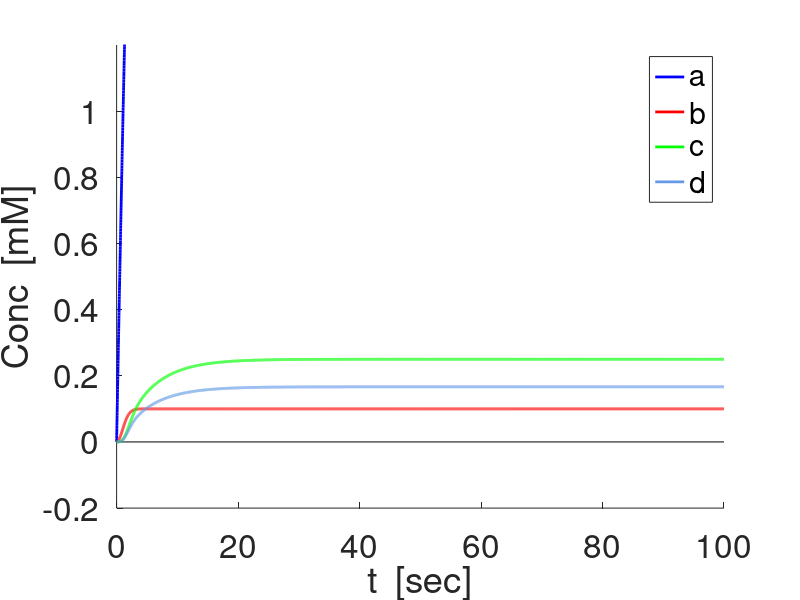

The MATLAB script that drew this image:
% 2022-02-03
% Chemical Reaction Networks
% Ingalls BP, Mathematical models in systems biology, MIT Press, 2013

% Numerical method: Modified Euler (Runge-Kutta order 2, used even for
% linear equations for uniformity purposes)

clearvars;
close all;

lightblueish = [.4 .6 .9];
lightcoral = [0.94 0.5 0.5];
lightsalmon = [0.9 0.5 0.4];
lightgray = [.7 .7 .7];
darkgray = [.3 .3 .3];
darkgray2 = [.1 .1 .1];
mediumacquamarine = [0.4 0.8 0.6];

% [t] = sec

MDL = 5;
        % 1: Decay (Example I, eq. 2.2)
        % 2: Production & Decay (Example II, eq. 2.5)
        % 3: Irreversible converstion (Example III, eq. )
        % 4: Reversible conversion (Example IV, eqs. 2.8-2.9)
        % 5: Network example (eq. 2.17)
        %    ChemicalNetwork02_Ingalls.m
        % 6: Network example (eq. 2.19) - Rapid equilibrium assumption
        %    ChemicalNetwork02_Ingalls.m

if MDL == 1

    % Parameters
    
    k = 1;
    
    % Time definitions
    
    Tmax = 20;
    dt = 0.01;
    t = 0:dt:Tmax;
    
    % Numerical solution
    
    a = zeros(1,length(t));
    
    a(1) = 1;
    
    for j=1:length(t)-1
        kaux1a = -k*a(j);
        auxa = a(j)+kaux1a*dt;
        kaux2a = -k*auxa;
        a(j+1) = a(j)+(kaux1a+kaux2a)*dt/2;
    end
   
    
    figure
    hold on
    plot(t,a,'-b','linewidth',2);
    plot([0 Tmax],[0 0],'-k');
    plot(t,a,'-b','linewidth',2);
    axis([0 Tmax -0.2 1.2]);
    set(gca,'fontsize',24);
    xlabel('t  [sec]');
    ylabel('Conc  [mM]');
    legend('a');
    
elseif MDL == 2
    
    % Parameters
    
    k0 = 5;
    k1 = 10;
    
    % Time definitions
    
    Tmax = 20;
    dt = 0.01;
    t = 0:dt:Tmax;
    
    % Numerical solution
    
    a = zeros(1,length(t));
    
    a(1) = 1;
    
    for j=1:length(t)-1
        kaux1a = k0-k1*a(j);
        auxa = a(j)+kaux1a*dt;
        kaux2a = k0-k1*auxa;
        a(j+1) = a(j)+(kaux1a+kaux2a)*dt/2;
    end
 
    figure
    hold on
    plot(t,a,'-b','linewidth',2);
    plot([0 Tmax],[0 0],'-k');
    plot(t,a,'-b','linewidth',2);
    axis([0 Tmax -0.2 2.5]);
    set(gca,'fontsize',24);
    xlabel('t  [sec]');
    ylabel('Conc  [mM]');
    legend('a');
    
elseif MDL == 3
    
    % Parameters
    
    k = 10;
    
    % Time definitions
    
    Tmax = 20;
    dt = 0.01;
    t = 0:dt:Tmax;
    
    % Numerical solution
    
    a = zeros(1,length(t));
    
    a(1) = 1;
    b(1) = 0;
    
    for j=1:length(t)-1
        kaux1a = -k*a(j);
        auxa = a(j)+kaux1a*dt;
        kaux2a = -k*auxa;
        a(j+1) = a(j)+(kaux1a+kaux2a)*dt/2;
    end
   
    b = a(1)+b(1)-a;
    
    figure
    hold on
    plot(t,a,'-b','linewidth',2);
    plot(t,b,'-r','linewidth',2);
    plot([0 Tmax],[0 0],'-k');
    plot(t,a,'-b','linewidth',2);
    axis([0 Tmax -0.2 1.2]);
    set(gca,'fontsize',24);
    xlabel('t  [sec]');
    ylabel('Conc  [mM]');
    legend('a','b');
    
elseif MDL == 4
    
        % Parameters
    
    kp = 1;
    km = 10;
    
    % Time definitions
    
    Tmax = 10;
    dt = 0.01;
    t = 0:dt:Tmax;
    
    % Numerical solution
    
    a = zeros(1,length(t));
    b = zeros(1,length(t));
    
    a(1) = 1;
    b(1) = 0;
    
    for j=1:length(t)-1
        kaux1a = km*b(j)-kp*a(j);
        kaux1b = kp*a(j)-km*b(j);
        auxa = a(j)+kaux1a*dt;
        auxb = b(j)+kaux1b*dt;
        kaux2a = km*auxb-kp*auxa;
        kaux2b = kp*auxa-km*auxb;        
        a(j+1) = a(j)+(kaux1a+kaux2a)*dt/2;
        b(j+1) = b(j)+(kaux1b+kaux2b)*dt/2;
    end
   
    
    figure
    hold on
    plot(t,a,'-b','linewidth',2);
    plot(t,b,'-r','linewidth',2);
    plot([0 Tmax],[0 0],'-k');
    plot(t,a,'-b','linewidth',2);
    axis([0 Tmax -0.2 1.2]);
    set(gca,'fontsize',24);
    xlabel('t  [sec]');
    ylabel('Conc  [mM]');
    legend('a','b');
    
elseif MDL == 5
    
    % Parameters
% 
%     k1 = 3;
%     k2 = 2;
%     k3 = 2.5;
%     k4 = 3;
%     k5 = 4;
    
    k1 = 1;
    k2 = 0.1;
    k3 = 1;
    k4 = 2;
    k5 = 3;

    % Time definitions

    Tmax = 100;
    dt = 0.01;
    t = 0:dt:Tmax;

    a = zeros(1,length(t));
    b = zeros(1,length(t));
    c = zeros(1,length(t));
    d = zeros(1,length(t));

    a(1) = 0;
    b(1) = 0;
    c(1) = 0;
    d(1) = 0;

    for j=1:length(t)-1
        kaux1a = k1-k2*a(j)-k3*a(j)*b(j);
        kaux1b = k2*a(j)-k3*a(j)*b(j);
        kaux1c = k3*a(j)*b(j)-k4*c(j);
        kaux1d = k3*a(j)*b(j)-k5*d(j);
        auxa = a(j)+kaux1a*dt;
        auxb = b(j)+kaux1b*dt;
        auxc = c(j)+kaux1c*dt;
        auxd = d(j)+kaux1d*dt;
        kaux2a = k1-k2*auxa-k3*auxa*auxb;
        kaux2b = k2*auxa-k3*auxa*auxb;
        kaux2c = k3*auxa*auxb-k4*auxc;
        kaux2d = k3*auxa*auxb-k5*auxd;
        a(j+1) = a(j)+(kaux1a+kaux2a)*dt/2;
        b(j+1) = b(j)+(kaux1b+kaux2b)*dt/2;
        c(j+1) = c(j)+(kaux1c+kaux2c)*dt/2;
        d(j+1) = d(j)+(kaux1d+kaux2d)*dt/2;        
    end

    figure
    hold on
    plot(-100,-100,'-b','linewidth',2);
    plot(-100,-100,'-r','linewidth',2);
    plot(-100,-100,'-g','linewidth',2);
    plot(-100,-100,'-','Color',lightblueish,'linewidth',2);
    plot([0 Tmax],[0 0],'-k');
    plot(t,a,'-b','linewidth',2);
    plot(t,b,'-r','linewidth',2);
    plot(t,c,'-g','linewidth',2);
    plot(t,d,'-','Color',lightblueish,'linewidth',2);
    axis([0 Tmax -0.2 1.2]);
    set(gca,'fontsize',24);
    xlabel('t  [sec]');
    ylabel('Conc  [mM]');
    legend('a','b','c','d');
    %text(5,1.12,'k_1=k_4=k_5=0','fontsize',24)
    %text(5,1.12,'k_4=2  k_5=3','fontsize',24)
    
elseif MDL == 6
    
    % Parameters
    
    k1 = 9;
    k1m = 12;
    k2 = 2;
    
    k1 = 20;
    k1m = 3;
    k2 = 1;
    
    % Time definitions

    Tmax = 10;
    dt = 0.0001;
    t = 0:dt:Tmax;

    a = zeros(1,length(t));
    b = zeros(1,length(t));

    a(1) = 1;
    b(1) = 0;

    for j=1:length(t)-1
        kaux1a = -k1*a(j)+k1m*b(j);
        kaux1b = k1*a(j)-k1m*b(j)-k2*b(j);
        auxa = a(j)+kaux1a*dt;
        auxb = b(j)+kaux1b*dt;
        kaux2a = -k1*auxa+k1m*auxb;
        kaux2b = k1*auxa-k1m*auxb-k2*auxb;
        a(j+1) = a(j)+(kaux1a+kaux2a)*dt/2;
        b(j+1) = b(j)+(kaux1b+kaux2b)*dt/2;    
    end
    
    figure
    hold on
    plot(-100,-100,'-b','linewidth',2);
    plot(-100,-100,'-r','linewidth',2);
     plot(-100,-100,'-','Color',lightblueish,'linewidth',2);
    plot(t,a,'-b','linewidth',2);
    plot(t,b,'-r','linewidth',2);
     axis([-0.1 Tmax -0.2 1.2]);
    set(gca,'fontsize',24);
    xlabel('t  [sec]');
    ylabel('Conc  [mM]');
    legend('a','b');

    
end